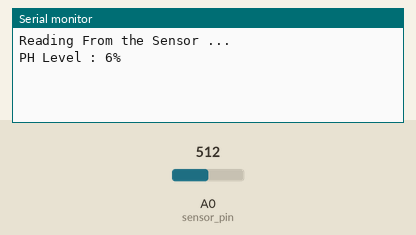
Bench run of a sketch on a simulated Arduino Uno, built with avr-gcc and run on an emulated ATmega328P. Parts: the last lines printed to the serial monitor. The test bench sets the inputs (shaded band); at power-on: A0 (sensor_pin) = 512.

Above: at 3.2 s.
3.3 s: A0 (sensor_pin) set to 716
At 6.5 s:
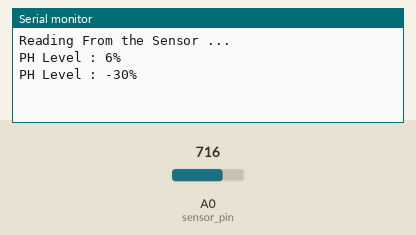
7.1 s: A0 (sensor_pin) set to 900
At 8.8 s:
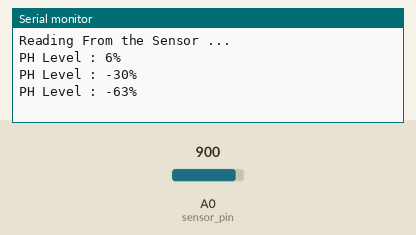
Timing chart, 0 to 10.3 s (numbered marks = the images above; inputs shaded):
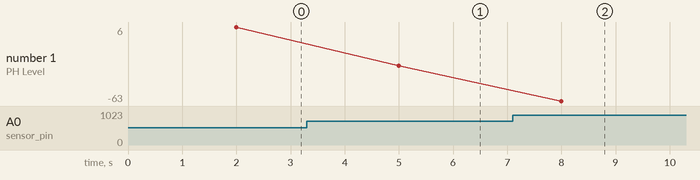

Measured:
- after the input at 3.3 s, the serial monitor: prints a new line after 1.7 s (image 1)
- after the input at 7.1 s, the serial monitor: prints a new line after 0.90 s (image 2)
- plotted number 1: 6 → -30 after the input at 3.3 s, -30 → -63 after the input at 7.1 s

The sketch:

PH.ino
```cpp
int sensor_pin = A0;

int output_value ;

void setup() {

   Serial.begin(9600);

   Serial.println("Reading From the Sensor ...");

   delay(2000);

   }

void loop() {

   output_value= analogRead(sensor_pin);

   output_value = map(output_value,550,0,0,100);

   Serial.print("PH Level : ");

   Serial.print(output_value);

   Serial.println("%");

   delay(3000);

   }
```
